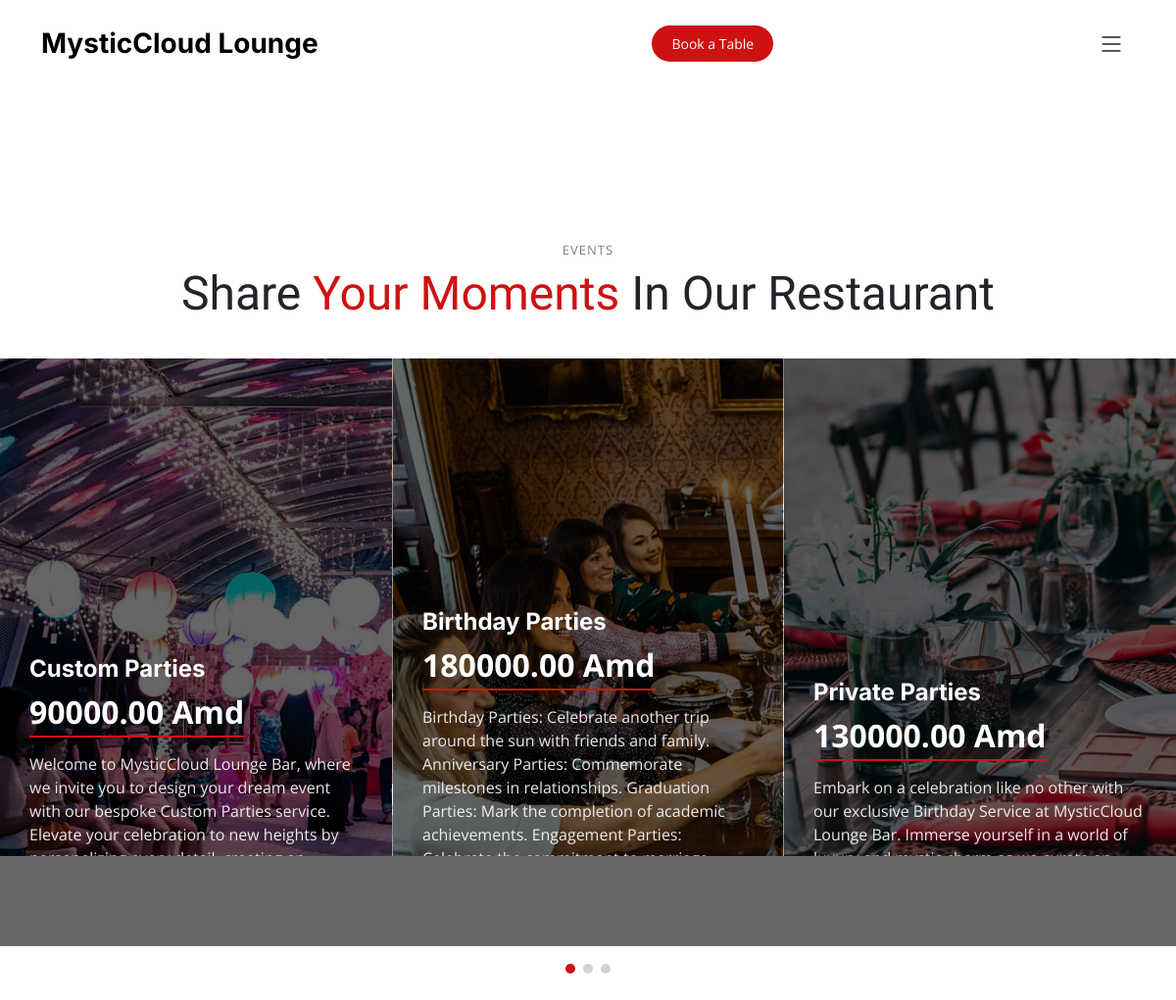
Page /our-events/ on the committed database.
### home/models.py (models this page shows, shortened)
class Events(models.Model):
    name = models.CharField(max_length=50)
    description = models.TextField()
    price = models.DecimalField(max_digits=8, decimal_places=2)
    image = models.ImageField(upload_to=upload_events)

### home/views.py (the view)
# urls.py: path('our-events/', EventsView.as_view(), name='our_events'),
class EventsView(TemplateView):
    template_name = "home/events.html"
    def get(self, request, *args, **kwargs):
        events = Events.objects.all()
        context = {
            'events': events,
        }
        return render(request, self.template_name, context)

### templates/home/events.html
{% extends 'base.html' %}
{% block content %}
<br>
<br>
<br>
<section id="events" class="events">
    <div class="container-fluid" data-aos="fade-up">
        <div class="section-header">
            <h2>Events</h2>
            <p>Share <span>Your Moments</span> In Our Restaurant</p>
        </div>
        <div class="slides-3 swiper" data-aos="fade-up" data-aos-delay="100">
            <div class="swiper-wrapper">
            {% for event in events %}
                <div class="swiper-slide event-item d-flex flex-column justify-content-end"
                     style="background-image: url('{{ event.image.url }}')">
                    <h3>{{ event.name }}</h3>
                    <div class="price align-self-start">{{ event.price }} Amd</div>
                    <p class="description">{{ event.description }}</p>
                </div>
            {% endfor %}
            </div>
            <div class="swiper-pagination"></div>
        </div>
    </div>
</section>
{% endblock %}

### static/css/main.css (style rules this page uses)
:root { --font-default: "Open Sans", system-ui, -apple-system, "Segoe UI", Roboto, "Helvetica Neue", Arial, "Noto Sans", "Liberation Sans", sans-serif, "Apple Color Emoji", "Segoe UI Emoji", "Segoe UI Symbol", "Noto Color Emoji"; --font-primary: "Amatic SC", sans-serif; --font-secondary: "Inter", sans-serif; }
:root { --color-default: #212529; --color-primary: #ce1212; --color-secondary: #37373f; }
:root { scroll-behavior: smooth; }
body { font-family: var(--font-default); color: var(--color-default); }
h1, h2, h3, h4, h5, h6 { font-family: var(--font-secondary); }
section { overflow: hidden; padding: 80px 0; }
.section-header { text-align: center; padding-bottom: 30px; }
.section-header h2 { font-size: 13px; letter-spacing: 1px; font-weight: 400; margin: 0; padding: 0; color: #7f7f90; text-transform: uppercase; font-family: var(--font-default); }
.section-header p { margin: 0; font-size: 48px; font-weight: 400; font-family: var(--font-primary); }
.section-header p span { color: var(--color-primary); }
section { scroll-margin-top: 90px; }
.events .container-fluid { padding: 0; }
.events .event-item { background-size: cover; background-position: cente; min-height: 600px; padding: 30px; }
.events .event-item:before { content: ""; background: rgba(0, 0, 0, 0.6); position: absolute; inset: 0; }
.events .event-item h3 { font-size: 24px; font-weight: 700; margin-bottom: 5px; color: #fff; position: relative; }
.events .event-item .price { color: #fff; border-bottom: 2px solid var(--color-primary); font-size: 32px; font-weight: 700; margin-bottom: 15px; position: relative; }
.events .event-item .description { margin-bottom: 0; color: rgba(255, 255, 255, 0.9); position: relative; }
@media (min-width: 1200px) { .events .swiper-slide-active+.swiper-slide { border-left: 1px solid rgba(255, 255, 255, 0.5); border-right: 1px solid rgba(255, 255, 255, 0.5); z-index: 1; } }
.events .swiper-pagination { margin-top: 20px; position: relative; }

### rows in the picture
Events: image (picture), name "Custom Parties", price "90000.00", description "Welcome to MysticCloud Lounge Bar, where we invite you to design your dream event with our bespoke Custom Parties service. Elevate your celebration to new heights by personalizing every detail, creating an unforgettable experience tailored to your unique vision."
Events: image (picture), name "Birthday Parties", price "180000.00", description "Birthday Parties: Celebrate another trip around the sun with friends and family. Anniversary Parties: Commemorate milestones in relationships. Graduation Parties: Mark the completion of academic achievements. Engagement Parties: Celebrate the commitment to marriage. Retirement Parties: Bid farewell to a colleague or friend entering retirement."
Events: image (picture), name "Private Parties", price "130000.00", description "Embark on a celebration like no other with our exclusive Birthday Service at MysticCloud Lounge Bar. Immerse yourself in a world of luxury and mystic charm as we curate an unforgettable experience tailored just for you."
